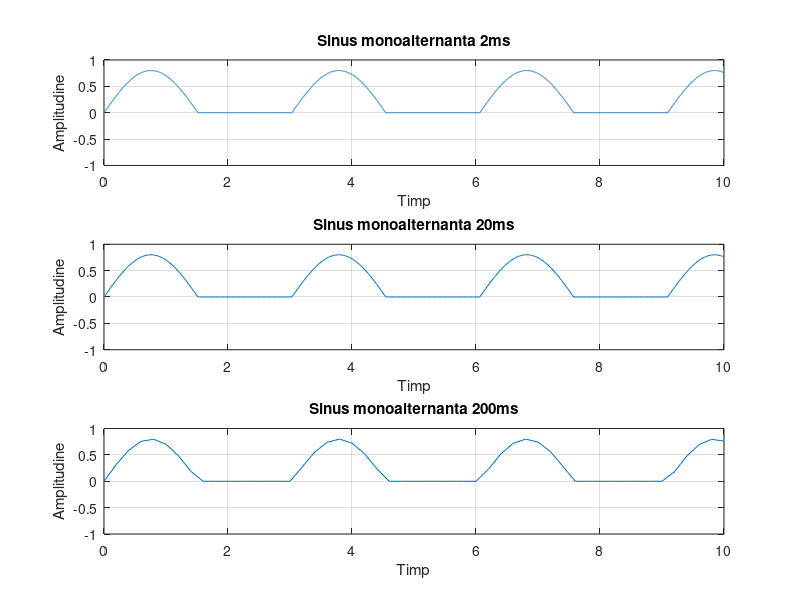

Reproduce this figure in MATLAB.
clc;
close all;

T=3;                                 % Perioada
t = 0:0.002:10;                      % Domeniul timp           
x=0.8*sin(2*pi*0.33*t);              % Generare semnal sin  
x(x<0) = 0;                          % Semnalul redresat
subplot(3,1,1)
plot(t,x);
axis([0 10 -1  1])
xlabel('Timp')
ylabel('Amplitudine')
title('Sinus monoalternanta 2ms')
grid

t = 0:0.02:10;                      % Domeniul timp           
x=0.8*sin(2*pi*0.33*t);              % Generare semnal sin  
x(x<0) = 0;                          % Semnalul redresat
subplot(3,1,2)
plot(t,x);
axis([0 10 -1  1])
xlabel('Timp')
ylabel('Amplitudine')
title('Sinus monoalternanta 20ms')
grid

t = 0:0.2:10;                        % Domeniul timp           
x=0.8*sin(2*pi*0.33*t);              % Generare semnal sin  
x(x<0) = 0;                          % Semnalul redresat
subplot(3,1,3)
plot(t,x);
axis([0 10 -1  1])
xlabel('Timp')
ylabel('Amplitudine')
title('Sinus monoalternanta 200ms')
grid